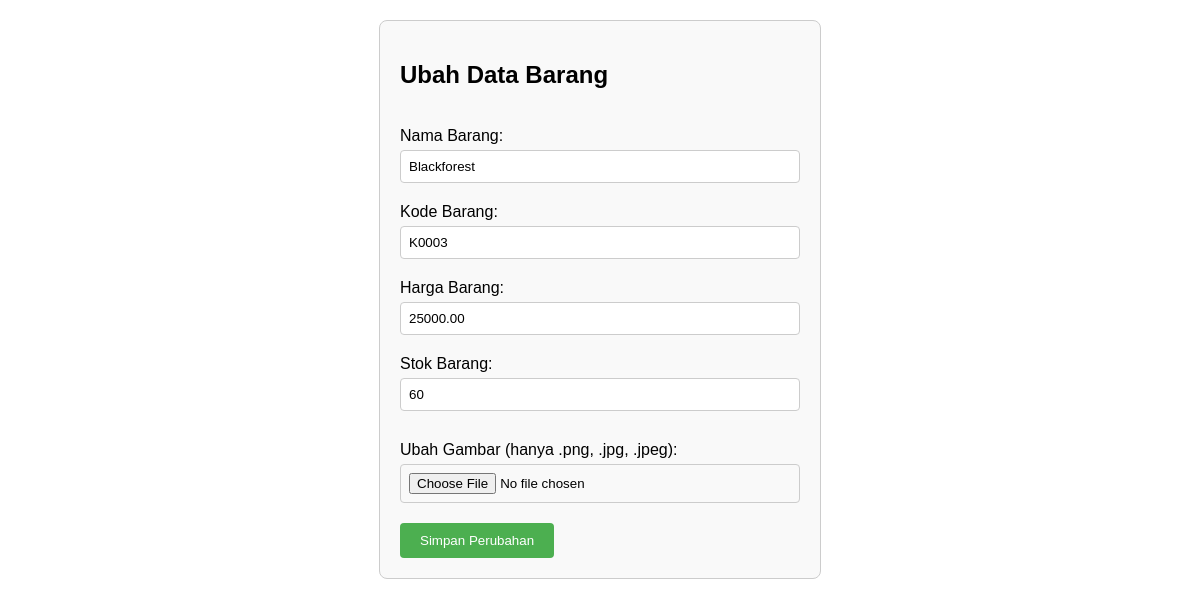
Page /ubah.php?id=3 on the committed database.
### tables this page shows
CREATE TABLE `barang` (
  `id` int(11) NOT NULL,
  `gambar` varchar(255) DEFAULT NULL,
  `nama_barang` varchar(100) DEFAULT NULL,
  `kode_barang` varchar(50) DEFAULT NULL,
  `harga_barang` decimal(10,2) DEFAULT NULL,
  `stok_barang` int(11) DEFAULT NULL
);

### ubah.php (the view, shortened to what this page needs)
<?php
$host = "localhost";
$username = "root";
$password = "";
$database = "tokokue";
$koneksi = new mysqli($host, $username, $password, $database);
if (isset($_GET['id'])) {
    $id = $_GET['id'];
    $result = $koneksi->query("SELECT * FROM barang WHERE id=$id");
    $row = $result->fetch_assoc();
}
?>
<!DOCTYPE html>
<html>
<head>
</head>
<body>
    <form method="post" action="<?php echo $_SERVER['PHP_SELF']; ?>" onsubmit="return confirmUpdate()"
        enctype="multipart/form-data">
        <h2>Ubah Data Barang</h2><br>
        Nama Barang: <input type="text" name="nama_barang" value="<?php echo $row['nama_barang']; ?>"><br>
        Kode Barang: <input type="text" name="kode_barang" value="<?php echo $row['kode_barang']; ?>"><br>
        Harga Barang: <input type="text" name="harga_barang" value="<?php echo $row['harga_barang']; ?>"><br>
        Stok Barang: <input type="text" name="stok_barang" value="<?php echo $row['stok_barang']; ?>"><br>
        <label for="gambar">Ubah Gambar (hanya .png, .jpg, .jpeg):</label>
        <input type="file" name="gambar" accept=".png, .jpg, .jpeg"><br>
        <input type="submit" value="Simpan Perubahan">
    </form>
</body>
</html>

### ubah.php (style rules this page uses)
body { font-family: Arial, sans-serif; margin: 20px; }
form { max-width: 400px; margin: 0 auto; padding: 20px; border: 1px solid #ccc; border-radius: 8px; background: #f9f9f9; }
label { display: block; margin-top: 10px; }
input[type="text"], input[type="file"] { width: 100%; padding: 8px; margin: 5px 0 20px 0; border: 1px solid #ccc; border-radius: 4px; box-sizing: border-box; }
input[type="submit"] { background-color: #4CAF50; color: white; padding: 10px 20px; border: none; border-radius: 4px; cursor: pointer; }

### rows in the picture
barang: nama_barang "Blackforest", kode_barang "K0003", harga_barang "25000.00", stok_barang "60"
